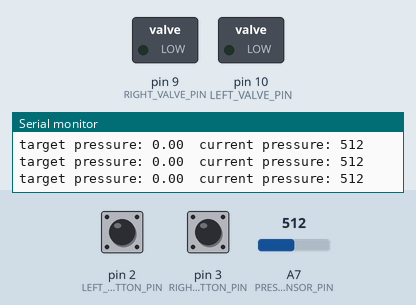
This sketch was run on a simulated Arduino Nano, built with avr-gcc and run on an emulated ATmega328P. Parts: switched loads named in the sketch (green lamp = pin HIGH), the last lines printed to the serial monitor. The test bench sets the inputs (shaded band); at power-on: A7 (PRESSURE_SENSOR_PIN) = 512, pin 3 (RIGHT_BUTTON_PIN) LOW, pin 2 (LEFT_BUTTON_PIN) LOW.

Above: at 1.2 s.
1.3 s: A7 (PRESSURE_SENSOR_PIN) set to 18
4.3 s: A7 (PRESSURE_SENSOR_PIN) set to 13
At 5.3 s:
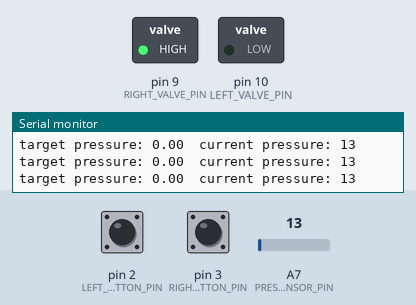
5.8 s: pin 3 (RIGHT_BUTTON_PIN) pulled HIGH for 1 s
At 7.1 s:
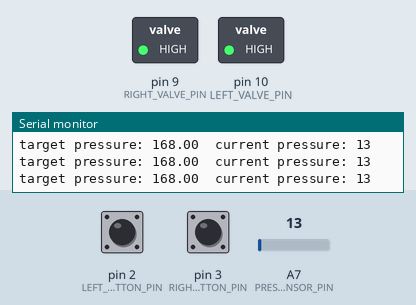
8.3 s: pin 2 (LEFT_BUTTON_PIN) pulled HIGH for 1 s
At 10.2 s:
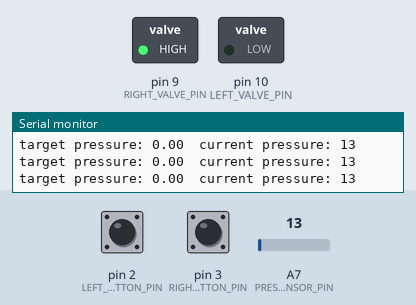
12.3 s: pin 3 (RIGHT_BUTTON_PIN) pulled HIGH for 0.15 s
At 12.7 s:
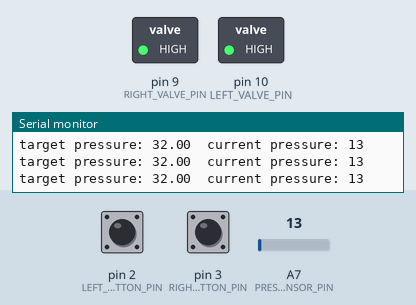
13.9 s: pin 2 (LEFT_BUTTON_PIN) pulled HIGH for 0.15 s
At 15.0 s:
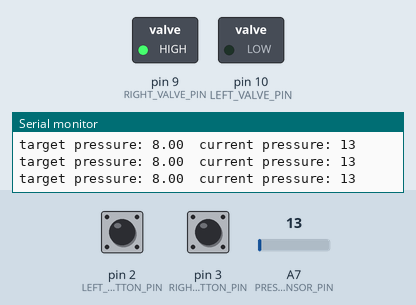
Timing chart, 0 to 16.9 s (numbered marks = the images above; inputs shaded):
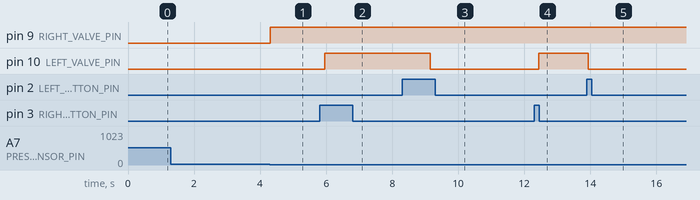

Measured:
- the behaviour switches between 16 and 15 on A7 (PRESSURE_SENSOR_PIN) (found by bisection; images 0 and 1)
- after the input at 4.3 s, pin 9 (RIGHT_VALVE_PIN): LOW → HIGH at once
- after the input at 5.8 s, pin 10 (LEFT_VALVE_PIN): LOW → HIGH after 0.16 s
- after the input at 8.3 s, pin 10 (LEFT_VALVE_PIN): HIGH → LOW after 0.85 s
- after the input at 12.3 s, pin 10 (LEFT_VALVE_PIN): LOW → HIGH after 0.15 s
- after the input at 13.9 s, pin 10 (LEFT_VALVE_PIN): HIGH → LOW at once

The sketch:

Pressure_Changer.ino
```cpp
#define RIGHT_BUTTON_PIN 3 // ** change these **
#define LEFT_BUTTON_PIN 2

#define RIGHT_VALVE_PIN 9
#define LEFT_VALVE_PIN 10

#define PRESSURE_SENSOR_PIN A7 // analog pin

const float MIN_PRESSURE = 0; // ** change these with minimum and maximum pressures that the pressure sensor returns **
const float MAX_PRESSURE = 1023;


void setup() {
  Serial.begin(9600);

  pinMode(RIGHT_BUTTON_PIN, INPUT);
  pinMode(LEFT_BUTTON_PIN, INPUT);

  pinMode(RIGHT_VALVE_PIN, OUTPUT);
  pinMode(LEFT_VALVE_PIN, OUTPUT);

}

bool inRange(float x, float a, float b) { // returns if x is in between a and b
  if (a < b) {
    if (a <= x && x <= b) return true;
  } else {
    if (b <= x && x <= a) return true;
  }
  return false;
}

void loop() {
  static float targetPressure;

  // ------------- Button inputs -------------- //

  float moveSpeed = 8; // ** increase this if it's inflating too slow ** (derivative of target pressure kinda)

  if (digitalRead(RIGHT_BUTTON_PIN)) { // increase target pressure
    targetPressure += moveSpeed;
  }

  if (digitalRead(LEFT_BUTTON_PIN)) { // decrease target pressure
    targetPressure -= moveSpeed;
  }

  if (targetPressure < MIN_PRESSURE) targetPressure = MIN_PRESSURE;
  if (targetPressure > MAX_PRESSURE) targetPressure = MAX_PRESSURE;

  // ------------- Valve control -------------- //

  int currentPressure = analogRead(PRESSURE_SENSOR_PIN);

  float allowedRange = 15; // acceptable range/2 for the pressure
  if (inRange(currentPressure, targetPressure - allowedRange, targetPressure + allowedRange)) { // stop
    digitalWrite(RIGHT_VALVE_PIN, HIGH);
    digitalWrite(LEFT_VALVE_PIN, LOW);
  }

  else if (currentPressure < targetPressure) { // inflate
    digitalWrite(RIGHT_VALVE_PIN, HIGH);
    digitalWrite(LEFT_VALVE_PIN, HIGH);
  }

  else if (currentPressure > targetPressure) { // deflate
    digitalWrite(RIGHT_VALVE_PIN, LOW);
    digitalWrite(LEFT_VALVE_PIN, LOW);
  }


  // ------------- Debugging -------------- //

  Serial.print("target pressure: "); Serial.print(targetPressure);// these should also work with the Serial Plotter I think
  Serial.print("\t");
  Serial.print("current pressure: "); Serial.println(currentPressure);

  // ------------- Wait till next check (can delete if you want but it might cause inconsistencies when messing with other parts of code) -------------- //

  delay(0);

}

// right on , left off : hold pressure
// right on , left on : increase pressure
// right off , left off: increase
```
